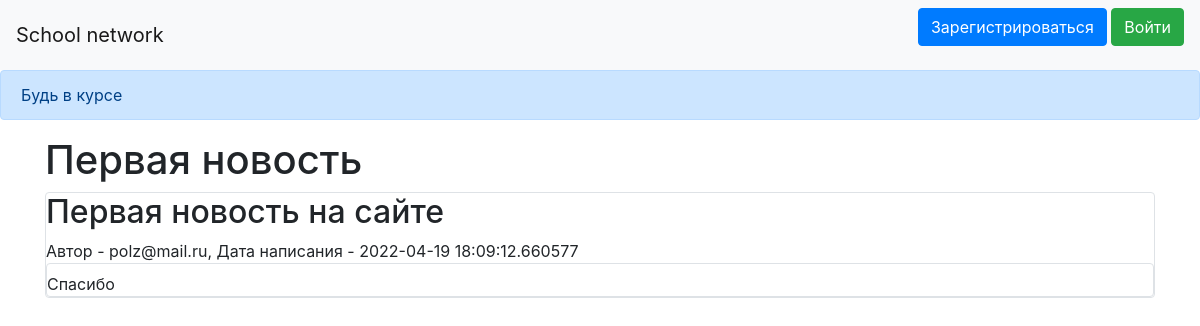
Page /obs/1 on the earlier database version.
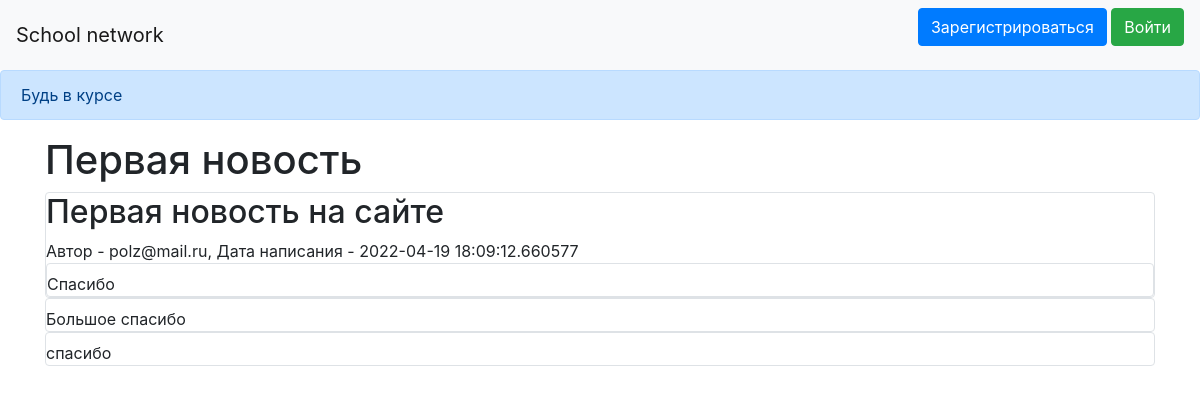
Same page on the later database version.
### data/news.py (models this page shows)
class News(SqlAlchemyBase):
    __tablename__ = 'news'
    id = sqlalchemy.Column(sqlalchemy.Integer,
                           primary_key=True, autoincrement=True)
    title = sqlalchemy.Column(sqlalchemy.String, nullable=True)
    content = sqlalchemy.Column(sqlalchemy.String, nullable=True)
    created_date = sqlalchemy.Column(sqlalchemy.DateTime,
                                     default=datetime.datetime.now)
    for_which_form = sqlalchemy.Column(sqlalchemy.Boolean, default=True)
    user_id = sqlalchemy.Column(sqlalchemy.Integer,
                                sqlalchemy.ForeignKey("users.id"))
    is_news = sqlalchemy.Column(sqlalchemy.Boolean, default=True)
    user = orm.relation('User')

### data/users.py (models this page shows, shortened)
class User(SqlAlchemyBase, UserMixin):
    __tablename__ = 'users'
    id = sqlalchemy.Column(sqlalchemy.Integer,
                           primary_key=True, autoincrement=True)
    name = sqlalchemy.Column(sqlalchemy.String, nullable=True)
    about = sqlalchemy.Column(sqlalchemy.String, nullable=True)
    email = sqlalchemy.Column(sqlalchemy.String,
                              index=True, unique=True, nullable=True)
    hashed_password = sqlalchemy.Column(sqlalchemy.String, nullable=True)
    created_date = sqlalchemy.Column(sqlalchemy.DateTime,
                                     default=datetime.datetime.now)
    is_teacher = sqlalchemy.Column(sqlalchemy.Boolean, default=True)
    news = orm.relation("News", back_populates='user')

### data/obs.py (models this page shows)
class Obs(SqlAlchemyBase):
    __tablename__ = 'obs'
    id = sqlalchemy.Column(sqlalchemy.Integer, primary_key=True,
                           autoincrement=True)
    name = sqlalchemy.Column(sqlalchemy.String)
    content = sqlalchemy.Column(sqlalchemy.String, nullable=True)
    news_id = sqlalchemy.Column(sqlalchemy.Integer)

### main.py (the view)
@app.route("/obs/<int:id>", methods=['GET', 'POST'])
def obs(id):
    db_session.global_init("db/blogs.db")
    db_sess = db_session.create_session()
    news = db_sess.query(News).filter(News.id == id,
                                      ).first()
    obs = db_sess.query(Obs).filter(Obs.news_id == id,
                                    )
    return render_template("obs.html", news=news, title=news.title, id=news.id, obs=obs)

### data/db_session.py (called while the page is built, shortened)
def global_init(db_file):
    global __factory
    if __factory:
        return

def create_session() -> Session:
    global __factory
    return __factory()

### templates/obs.html (shortened to what this page needs)
{% extends "base.html" %}
{% block content %}
<h1>{{title}}</h1>
<div class="col-md6 border rounded">
    <h2>{{news.content}}</h2>
    <div>
        Автор - {{news.user.name}}, Дата написания - {{news.created_date}}
    </div>
    {% if obs%}
    {% for item in obs%}
<div class="col-md6 border rounded">
    <div>
        {{item.content}}
    </div>
    </div>
</div>
{% endfor %}
{% endif %}
{% endblock %}

### templates/base.html (shortened to what this page needs)
<!doctype html>
<html lang="en">
<head>
    <link rel="stylesheet"
          href="https://stackpath.bootstrapcdn.com/bootstrap/4.4.1/css/bootstrap.min.css"
>
</head>
<body>
<header>
    <nav class="navbar navbar-light bg-light">
        <a class="navbar-brand" href="#">School network</a>
        {% if current_user.is_authenticated %}
        <a class="btn btn-success" href="/news">Новости</a>
        <a class="btn btn-success" href="/sob">Календарь событий</a>
        <a class="btn btn-primary " href="/user">Личный кабинет</a>
        <a class="btn btn-primary" href="/">На главную страницу</a>
        <a class="btn btn-danger" href="/logout">Выйти</a>
{% else %}
    <p>
        <a class="btn btn-primary " href="/register">Зарегистрироваться</a>
        <a class="btn btn-success" href="/login">Войти</a>
    </p>
{% endif %}
    </nav>
</header>
<div class="alert alert-primary" role="alert">
    Будь в курсе
</div>
<main role="main" class="container">
    {% block content %}{% endblock %}
</main>
</body>
</html>

Differences in the rows shown:
added Obs: content "Большое спасибо"
added Obs: content "спасибо"
